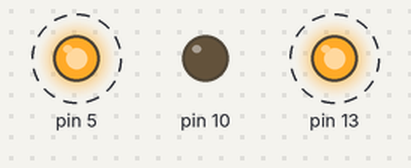
Recording of a sketch running on a simulated Arduino Uno, built with avr-gcc and run on an emulated ATmega328P. On the bench: output pins drawn as LEDs (lit = HIGH). Dashed ring = blinking.

Above: at 0.2 s.
Timing chart, 0 to 3.0 s (numbered marks = the images above):
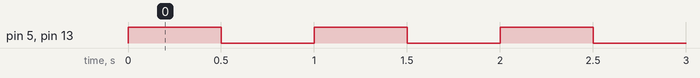

Measured:
- by itself, pin 5, pin 13: alternates HIGH for 0.50 s and LOW for 0.50 s

The sketch:

new_LED_blink.ino
```cpp
void setup()
{
  pinMode(5,OUTPUT);
  pinMode(10,OUTPUT);
  pinMode(13,OUTPUT);
}

void loop()
{
 digitalWrite(13,!digitalRead(5));// put this bellow the next line to see changes in the program
 digitalWrite(5,!digitalRead(5));
 delay(500);
}
```
